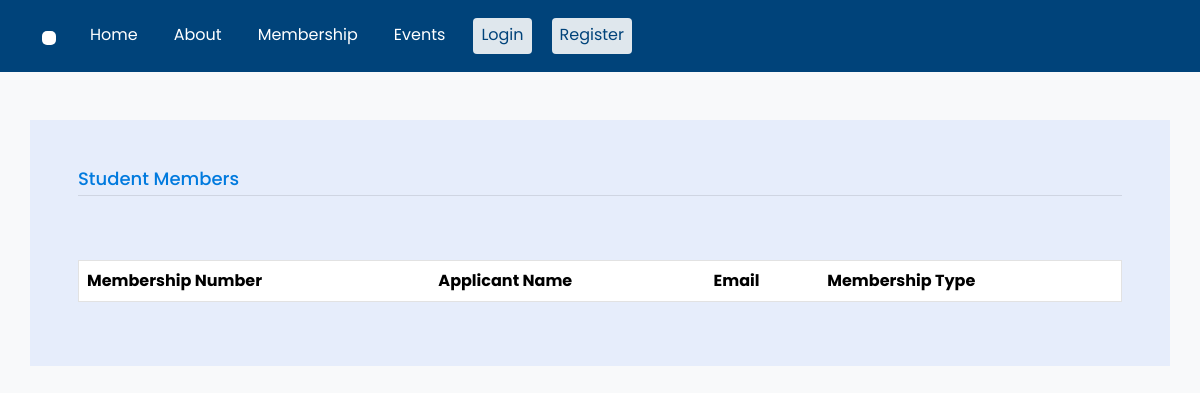
Page /student-members on the earlier database version.
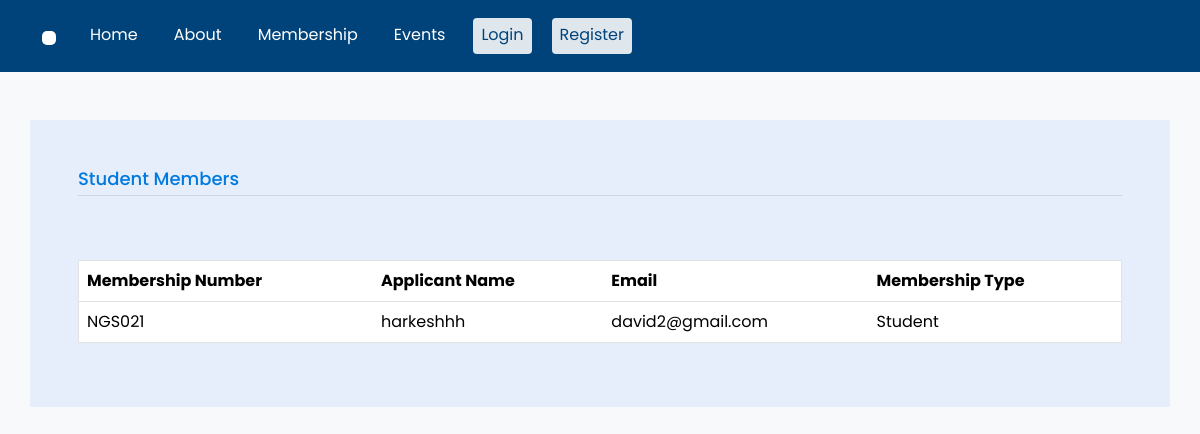
Same page on the later database version.
### management/models.py (models this page shows, shortened)
class Membership(models.Model):
    membership_number=models.CharField(max_length=10,unique=True,null=True)
    associated_user = models.OneToOneField(CustomUser,related_name='membership',on_delete=models.CASCADE,null=True)
    created_at = models.DateTimeField(auto_now_add=True)
    updated_at = models.DateTimeField(auto_now=True)
    verification = models.BooleanField(default=False)
    expiry_date = models.DateField(null=True,blank=True)
    membership_since = models.CharField(max_length=4, blank=True, null=True)
    verified_date = models.DateTimeField(blank=True, null=True)
    rejected = models.BooleanField(default=False)
    expiry_status=models.BooleanField(default=False)
    membership_type=models.PositiveIntegerField(choices=choices.MEMBERSHIP_TYPES,default=1)
    remarks = models.TextField(null=True)
    objects = InheritanceManager()
    class Meta:
        ordering = ['-created_at']

class PersonalInfo(models.Model):
    name_of_applicant = models.CharField(max_length=200)
    gender = models.CharField(max_length=1, choices=choices.GENDER_CHOICES)
    affiliation = models.CharField(max_length=200)
    pp_photo = models.ImageField(upload_to="personal_photo")
    salutation = models.CharField(max_length=20, blank=True, null=True)
    phone_number = models.CharField(max_length=20,null=True)
    class Meta:
        abstract = True

class GeneralMembership(Membership,PersonalInfo):
    nationaldocument =models.OneToOneField(NationalDocumment,on_delete=models.CASCADE, related_name="associated_membership",related_query_name="associated_membership",null=True)
    educational_information = models.OneToOneField(EducationalDocuments,on_delete=models.CASCADE,related_name="edu_members",null=True)
    upgrade_request = models.BooleanField(null=True)
    upgrade_membership_type = models.PositiveIntegerField(choices=choices.MEMBERSHIP_TYPES,null=True)
    upgrade_payment = models.BooleanField(default=False)
    renew_request =models.BooleanField(null=True, default=False)
    renew_payment = models.BooleanField(default=False)

class Membership(models.Model):
    membership_number=models.CharField(max_length=10,unique=True,null=True)
    associated_user = models.OneToOneField(CustomUser,related_name='membership',on_delete=models.CASCADE,null=True)
    created_at = models.DateTimeField(auto_now_add=True)
    updated_at = models.DateTimeField(auto_now=True)
    verification = models.BooleanField(default=False)
    expiry_date = models.DateField(null=True,blank=True)
    membership_since = models.CharField(max_length=4, blank=True, null=True)
    verified_date = models.DateTimeField(blank=True, null=True)
    rejected = models.BooleanField(default=False)
    expiry_status=models.BooleanField(default=False)
    membership_type=models.PositiveIntegerField(choices=choices.MEMBERSHIP_TYPES,default=1)
    remarks = models.TextField(null=True)
    objects = InheritanceManager()
    class Meta:
        ordering = ['-created_at']

### account/models.py (models this page shows, shortened)
class CustomUser(AbstractUser):
    full_name = models.CharField(max_length=100)
    email = models.EmailField( unique=True,
        error_messages={
            'unique': _(
                "A user is already registered with this email address"),
        },
    )
    username = None
    created_date=models.DateTimeField(auto_now_add=True)
    token = models.CharField(max_length=5,default=1234)
    is_verified = models.BooleanField(default=False)
    ADMIN=1
    USER=2
    ROLE_CHOICES=(
        (USER,'USER'),
        (ADMIN,'ADMIN'),
    )
    role = models.PositiveSmallIntegerField(
        choices=ROLE_CHOICES, blank=True, default=2
    )
    USERNAME_FIELD='email'
    REQUIRED_FIELDS=['full_name']
    objects =CustomUserManager()

### management/views.py (the view)
# urls.py: path('student-members',views.student_members,name='student_members'),
def student_members(request):
    student_membership = GeneralMembership.objects.filter(Q(membership_type=4),Q(verification=True))
    context ={
        'members': student_membership
    }
    return render(request,'management/listview/homepage_lists/student_membership_list.html',context)

### management/templates/management/listview/homepage_lists/student_membership_list.html (shortened to what this page needs)
{% load static %}
<!DOCTYPE html>
<html lang="en">
<head>
    <link href="https://cdn.jsdelivr.net/npm/bootstrap@5.3.2/dist/css/bootstrap.min.css" rel="stylesheet"
>
    <link rel="stylesheet" href="https://cdnjs.cloudflare.com/ajax/libs/font-awesome/6.5.1/css/all.min.css" />
    <link rel="stylesheet" href="https://cdnjs.cloudflare.com/ajax/libs/font-awesome/6.5.1/css/all.min.css" />
    <link rel="stylesheet" href="https://cdn.datatables.net/1.13.7/css/jquery.dataTables.min.css">
    <link rel="stylesheet" href="{% static 'css/style.css'%}">
</head>
<body>
    <nav class="navbar navbar-expand-lg sticky-top">
        <div class="container">
          <a class="navbar-brand" href="/">
            <img src="{% static 'images/fulllogo.jpg' %}" alt="">
          </a>
          <div class="collapse navbar-collapse" id="navbarTogglerDemo03">
            <ul class="navbar-nav me-auto mb-2 mb-lg-0">
              <li class="nav-item">
                <a class="nav-link" aria-current="page" href="/">Home</a>
              </li>
              <li class="nav-item">
                <a class="nav-link" href="https://ngeotechs.org/?page_id=1464" target="_blank">About</a>
              </li>
              <li class="nav-item">
                <a class="nav-link" href="{% url 'management:membership_guidelines' %}">Membership</a>
              </li>
              <li class="nav-item">
                <a class="nav-link" href="{% url 'events:index_all_events' %}">Events</a>
              </li>
              <li class="nav-item">
                <a class="nav-link auth-btn" href="{% url 'account:login_user' %}">Login</a>
              </li>
              <li class="nav-item">
                <a class="nav-link auth-btn" href="{% url 'account:signup' %}">Register</a>
              </li>
            </ul>
          </div>
        </div>
    </nav>
                    <div class=" container about-us-bg my-5 p-5">
                        <h3 class="form-title">Student Members</h3>
                        <hr>
                        <table id="sampleTable" class="table hover-table" style="width:100%">
                          <thead>
                            <tr>
                                <th>Membership Number</th>
                                <th>Applicant Name</th>
                                <th>Email</th>
                                <th>Membership Type</th>
                            </tr>
                        </thead>
                        <tbody>
                        {% for member in members %}
                            <tr>
                                <td>{{ member.membership_number }}</td>
                                <td>{{ member.name_of_applicant }}</td>
                                <td>{{ member.associated_user.email }}</td>
                                <td>{{ member.get_membership_type_display }} </td>
                            </tr>
                        {% endfor %}
                        </tbody>
                        </table>
                    </div>

Differences in the rows shown:
added GeneralMembership: membership_number "NGS021", name_of_applicant "harkeshhh", associated_user.email "david2@gmail.com", membership_type "Student"
